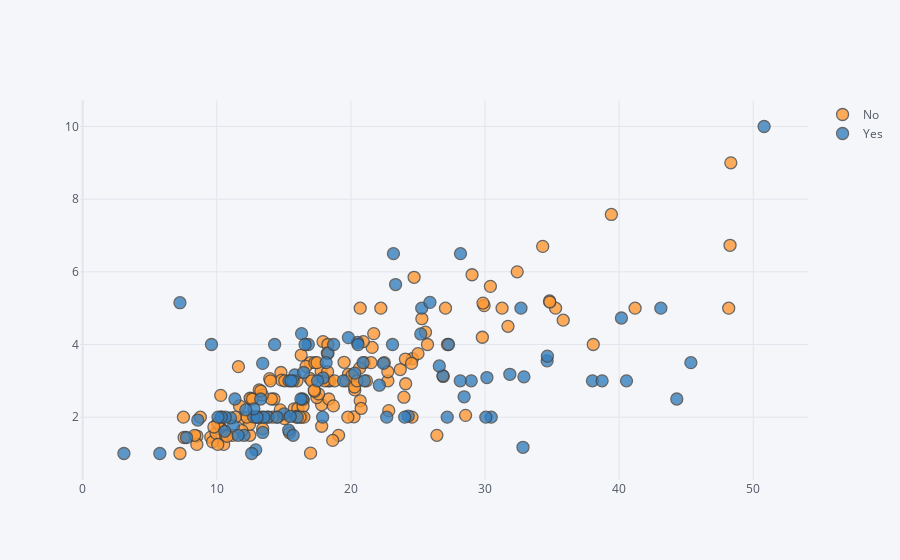

Write notebook code for a chart like this one.
### Code cell
tips.iplot(kind='scatter',x='total_bill',y='tip',mode='markers',categories='smoker' )

### Figure 1 — Plotly figure (JSON) as saved in the notebook; plotly's stock layout.template omitted (floating-point values rounded to 4 significant figures; data arrays with more than 128 entries replaced by an {"elided": "..."} marker saying what was removed)
{"data": [{"marker": {"color": "rgba(255, 153, 51, 1.0)", "line": {"width": 1.3}, "opacity": 0.8, "size": 12, "symbol": "circle"}, "mode": "markers", "name": "No", "textfont": {"color": "#4D5663"}, "type": "scatter", "x": {"elided": "151 float values"}, "y": {"elided": "151 float values"}}, {"marker": {"color": "rgba(55, 128, 191, 1.0)", "line": {"width": 1.3}, "opacity": 0.8, "size": 12, "symbol": "circle"}, "mode": "markers", "name": "Yes", "textfont": {"color": "#4D5663"}, "type": "scatter", "x": [38.01, 11.24, 20.29, 13.81, 11.02, 18.29, 3.07, 15.01, 26.86, 25.28, 17.92, 19.44, 32.68, 28.97, 5.75, 16.32, 40.17, 27.28, 12.03, 21.01, 11.35, 15.38, 44.3, 22.42, 15.36, 20.49, 25.21, 14.31, 16, 17.51, 10.59, 10.63, 50.81, 15.81, 7.25, 31.85, 16.82, 32.9, 17.89, 14.48, 9.6, 34.63, 34.65, 23.33, 45.35, 23.17, 40.55, 20.9, 30.46, 18.15, 23.1, 15.69, 19.81, 28.44, 15.48, 16.58, 10.34, 43.11, 13, 13.51, 18.71, 12.74, 13, 16.4, 20.53, 16.47, 26.59, 38.73, 24.27, 12.76, 30.06, 25.89, 13.27, 28.17, 12.9, 28.15, 11.59, 7.74, 30.14, 12.16, 13.42, 8.58, 13.42, 16.27, 10.09, 22.12, 24.01, 15.69, 15.53, 12.6, 32.83, 27.18, 22.67], "y": [3, 1.76, 3.21, 2, 1.98, 3.76, 1, 2.09, 3.14, 5, 3.08, 3, 5, 3, 1, 4.3, 4.73, 4, 1.5, 3, 2.5, 3, 2.5, 3.48, 1.64, 4.06, 4.29, 4, 2, 3, 1.61, 2, 10, 3.16, 5.15, 3.18, 4, 3.11, 2, 2, 4, 3.55, 3.68, 5.65, 3.5, 6.5, 3, 3.5, 2, 3.5, 4, 1.5, 4.19, 2.56, 2.02, 4, 2, 5, 2, 2, 4, 2.01, 2, 2.5, 4, 3.23, 3.41, 3, 2.03, 2.23, 2, 5.16, 2.5, 6.5, 1.1, 3, 1.5, 1.44, 3.09, 2.2, 3.48, 1.92, 1.58, 2.5, 2, 2.88, 2, 3, 3, 1, 1.17, 2, 2]}], "layout": {"legend": {"bgcolor": "#F5F6F9", "font": {"color": "#4D5663"}}, "paper_bgcolor": "#F5F6F9", "plot_bgcolor": "#F5F6F9", "title": {"font": {"color": "#4D5663"}}, "xaxis": {"gridcolor": "#E1E5ED", "showgrid": true, "tickfont": {"color": "#4D5663"}, "title": {"font": {"color": "#4D5663"}, "text": ""}, "zerolinecolor": "#E1E5ED"}, "yaxis": {"gridcolor": "#E1E5ED", "showgrid": true, "tickfont": {"color": "#4D5663"}, "title": {"font": {"color": "#4D5663"}, "text": ""}, "zerolinecolor": "#E1E5ED"}}}
